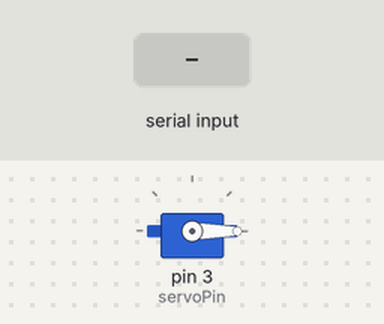
The sketch below on a simulated Arduino Uno, built with avr-gcc and run on an emulated ATmega328P. On the bench: servo. The inputs (shaded band) are chosen by the test bench.

Above: at 1.2 s.
1.3 s: byte 30 received over Serial
At 2.5 s:
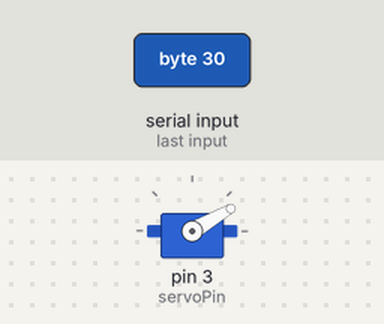
2.8 s: byte 90 received over Serial
At 3.5 s:
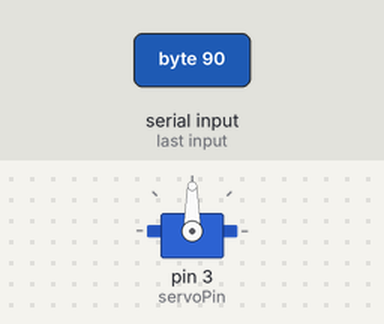
4.3 s: byte 120 received over Serial
At 4.9 s:
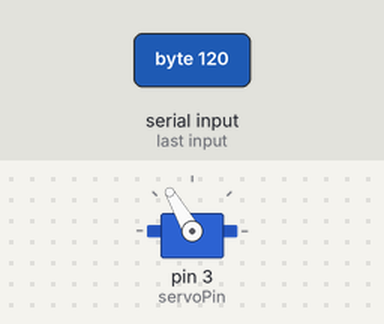
Timing chart, 0 to 7.3 s (numbered marks = the images above; inputs shaded):
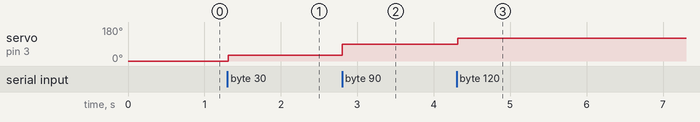

Measured:
- after the input at 1.3 s, servo on pin 3 (servoPin): 0° → 30° at once
- after the input at 2.8 s, servo on pin 3 (servoPin): 30° → 90° at once
- after the input at 4.3 s, servo on pin 3 (servoPin): 90° → 120° at once

The sketch:

FuncionandoServoIno.ino
```cpp
// Read data from the serial port and set the position of a servomotor
// according to the value
#include <Servo.h>

Servo myservo;                   // Create servo object to control a servo
int servoPin = 3;                // Connect yellow servo wire to digital I/O pin 3 (must be PWM)
int val = 0;                     // Data received from the serial port

void setup() {
  myservo.attach(servoPin);      // Attach the servo to the PWM pin
  Serial.begin(9600);           // Start serial communication at 9600 bps
}

void loop() {
  if (Serial.available()) {      // If data is available to read,
    val = Serial.read();         // read it and store it in val
  }
  myservo.write(val);            // Set the servo position
  delay(15);                     // Wait for the servo to get there
}
```
